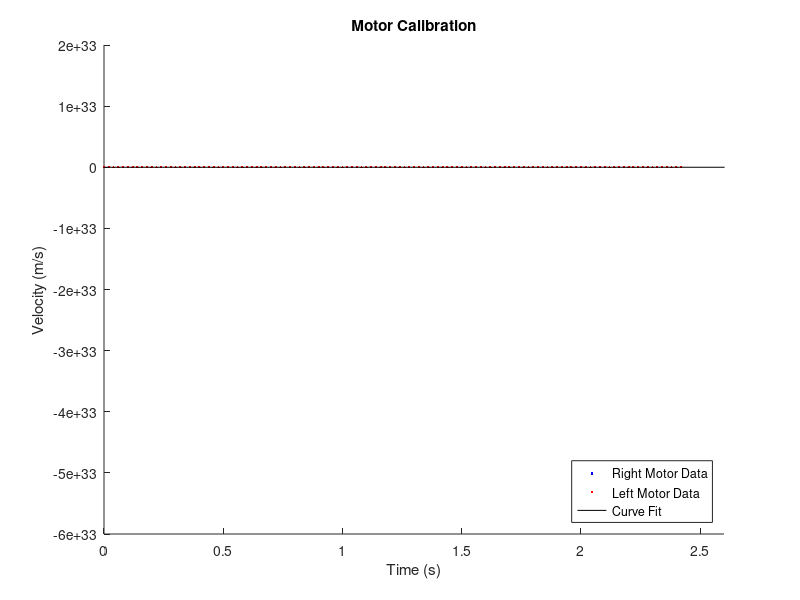

Write MATLAB code to recreate this figure.
clear all

motor_calib = [
    0.00,0.00; 0.13,0.15; 0.41,0.45; 0.55,0.58; 0.62,0.63; 0.61,0.62; 
    0.71,0.71; 0.66,0.68; 0.72,0.77; 0.61,0.71; 0.71,0.79; 0.61,0.72; 
    0.70,0.79; 0.59,0.71; 0.71,0.80; 0.66,0.73; 0.71,0.81; 0.75,0.82; 
    0.73,0.82; 0.68,0.75; 0.77,0.81; 0.71,0.73; 0.80,0.80; 0.72,0.75; 
    0.81,0.82; 0.70,0.76; 0.75,0.84; 0.71,0.75; 0.80,0.82; 0.73,0.75; 
    0.80,0.84; 0.70,0.77; 0.75,0.84; 0.71,0.76; 0.80,0.85; 0.73,0.77; 
    0.77,0.86; 0.68,0.77; 0.79,0.84; 0.73,0.76; 0.77,0.85; 0.70,0.79; 
    0.80,0.86; 0.80,0.86; 0.80,0.86; 0.68,0.80; 0.80,0.85; 0.73,0.76; 
    0.77,0.86; 0.70,0.79; 0.80,0.88; 0.73,0.80; 0.76,0.86; 0.71,0.77; 
    0.81,0.84; 0.72,0.77; 0.76,0.86; 0.72,0.79; 0.81,0.86; 0.77,0.85; 
    0.77,0.86; 0.72,0.76; 0.80,0.84; 0.70,0.77; 0.76,0.86; 0.72,0.77; 
    0.81,0.85; 0.73,0.79; 0.79,0.85; 0.72,0.77; 0.75,0.79; 0.82,0.86; 
    0.73,0.79; 0.82,0.85; 0.82,0.85; 0.82,0.85; 0.75,0.77; 0.82,0.86; 
    0.75,0.79; 0.82,0.88; 0.76,0.79; 0.84,0.86; 0.76,0.76; 0.84,0.85; 
    0.76,0.79; 0.85,0.86; 0.77,0.79; 0.85,0.86; 0.85,0.85; 0.85,0.85; 
    0.77,0.79; 0.86,0.86; 0.77,0.80; 0.85,0.88; 0.79,0.80; 0.86,0.86; 
    0.77,0.77; 0.86,0.85; 0.79,0.79; 0.86,0.86; 0.79,0.80; 0.86,0.88; 
    0.79,0.79; 0.86,0.85; 0.86,0.86; 0.88,0.86; 0.79,0.79; 0.88,0.88; 
    0.80,0.80; 0.86,0.88; 0.80,0.79; 0.88,0.85; 0.80,0.79; 0.86,0.86; 
    0.79,0.80; 0.86,0.88; 0.77,0.79; 0.85,0.85; 0.86,0.85; 0.86,0.86; 
    0.79,0.79; 0.88,0.86;
    ];

l_motor = motor_calib(:,1);
r_motor = motor_calib(:,2);
time = 0:0.02:3;
time = time(1:122);

both_motors = [l_motor, r_motor];
both_time = [time.', time.'];

% From cftool
K = 0.0027;
tau = 0.0644;

figure
hold on
plot(time.', r_motor, '.b')
plot(time.', l_motor, '.r')
fplot(@(x) 300*K*(1-exp(-x/tau)), '-k')
xlim([0 2.6])

xlabel("Time (s)")
ylabel("Velocity (m/s)")
title("Motor Calibration")
legend("Right Motor Data", "Left Motor Data", "Curve Fit","Location",'southeast')

